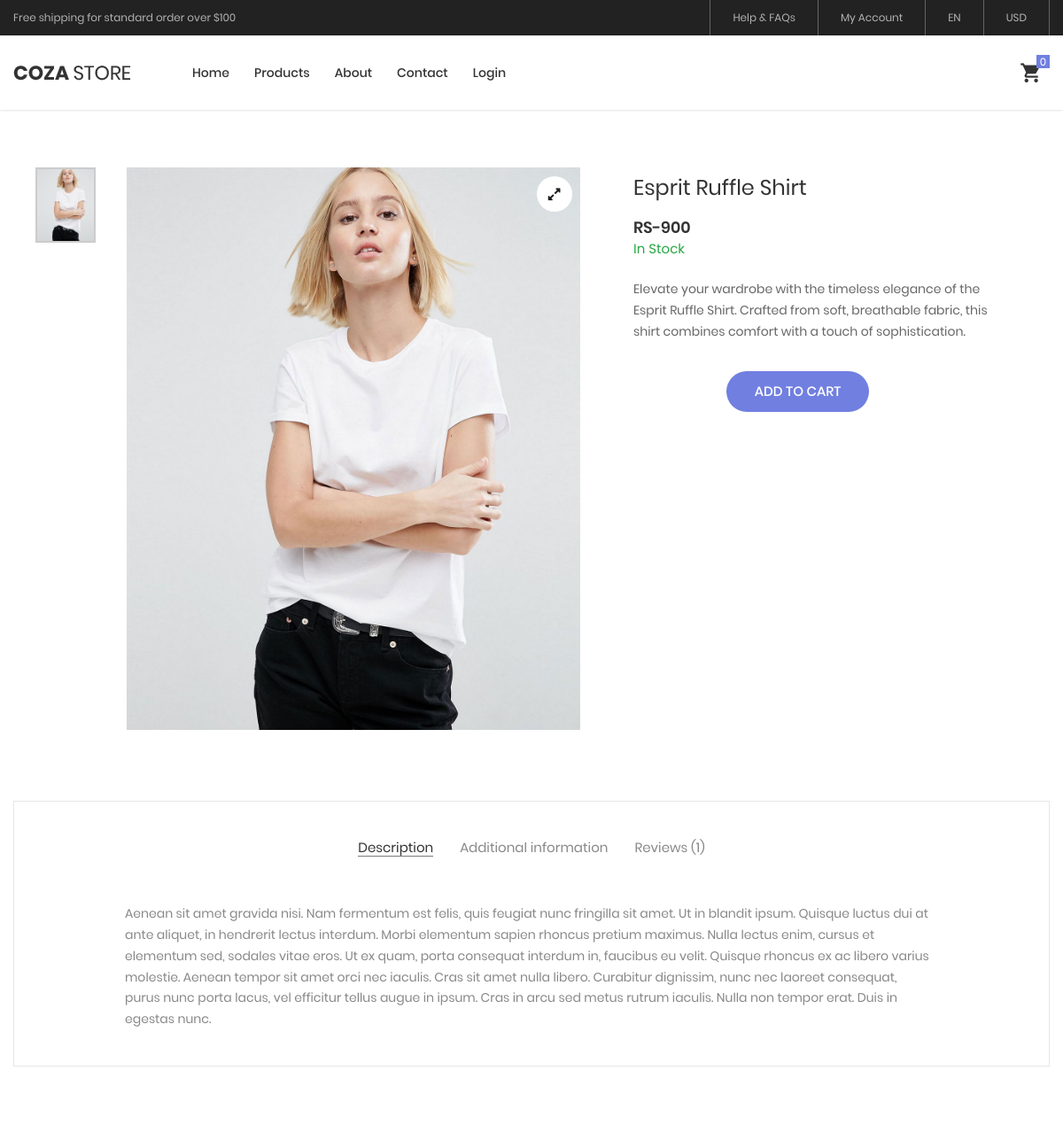
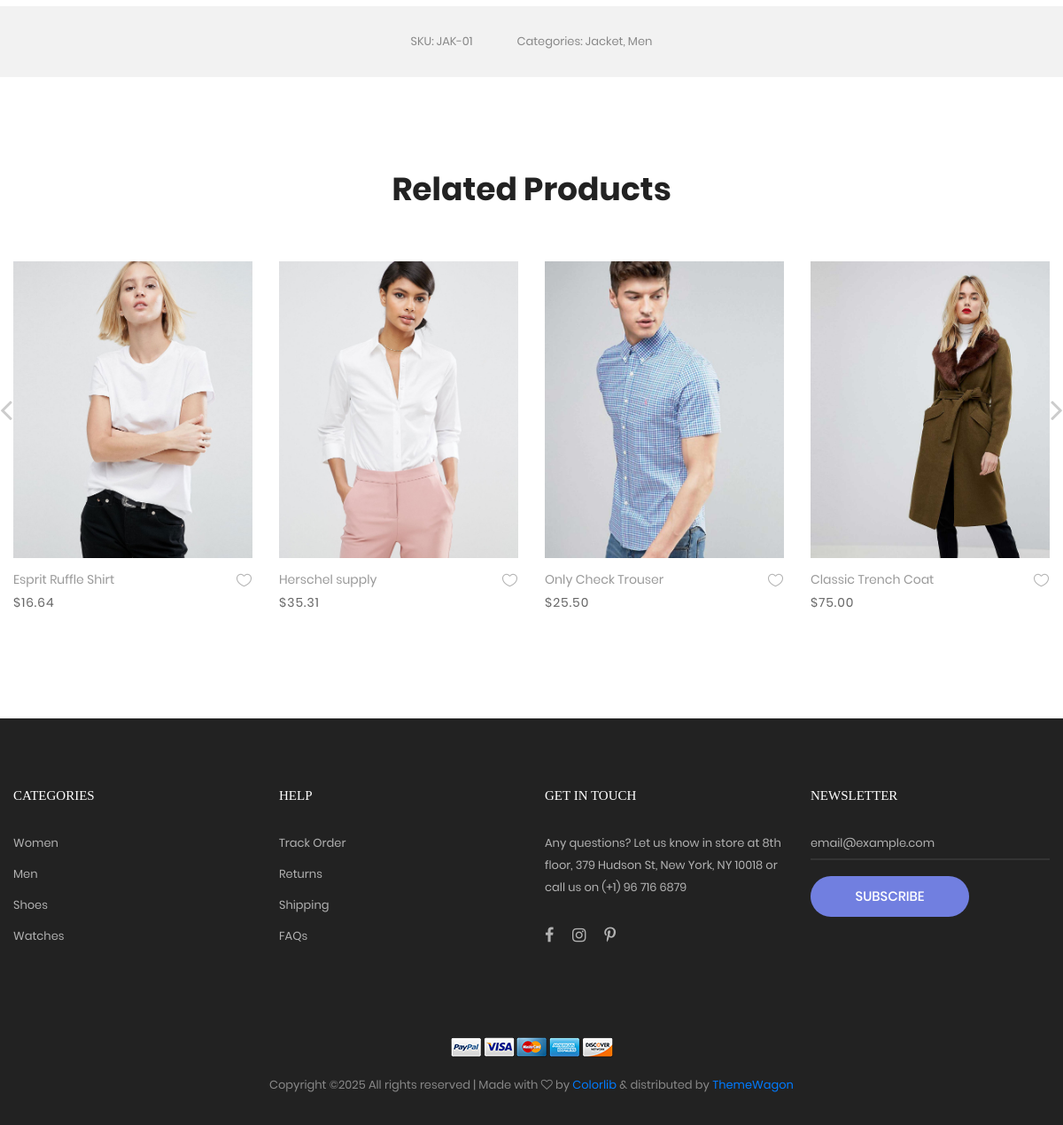
The page /product-detail.php?id=2 on the database its author committed (2 pictures, top to bottom).
### tables this page shows
CREATE TABLE `products` (
  `product_id` int(11) NOT NULL,
  `product_name` varchar(256) NOT NULL,
  `product_description` varchar(256) NOT NULL,
  `product_price` varchar(256) NOT NULL,
  `product_category_id` int(11) NOT NULL,
  `product_stock_quantity` int(11) NOT NULL,
  `product_image` varchar(256) NOT NULL
);

### product-detail.php (the view, shortened to what this page needs)
<?php
include("./base/header.php");
?>
<?php
if (isset($_GET['id'])) {
	$product_id = $_GET['id'];
	$select_query = "SELECT * FROM products WHERE product_id = $product_id";
	$execute = mysqli_query($connection, $select_query);
	while ($fetch_product_detail = mysqli_fetch_array($execute)) {
?>
		<section class="sec-product-detail bg0 p-t-65 p-b-60">
			<div class="container">
				<div class="row">
					<div class="col-md-6 col-lg-7 p-b-30">
						<div class="p-l-25 p-r-30 p-lr-0-lg">
							<div class="wrap-slick3 flex-sb flex-w">
								<div class="wrap-slick3-dots"></div>
								<div class="slick3 gallery-lb">
									<div class="item-slick3" data-thumb="./admin/uploads/<?php echo $fetch_product_detail['product_image'] ?>">
										<div class="wrap-pic-w pos-relative">
											<img src="./admin/uploads/<?php echo $fetch_product_detail['product_image'] ?>" alt="IMG-PRODUCT">
											<a class="flex-c-m size-108 how-pos1 bor0 fs-16 cl10 bg0 hov-btn3 trans-04" href="images/product-detail-03.jpg">
												<i class="fa fa-expand"></i>
											</a>
										</div>
									</div>
								</div>
							</div>
						</div>
					</div>
					<div class="col-md-6 col-lg-5 p-b-30">
						<form action="shoping-cart.php" method="POST">
							<div class="p-r-50 p-t-5 p-lr-0-lg">
								<h4 class="mtext-105 cl2 js-name-detail p-b-14">
									<?php echo $fetch_product_detail['product_name'] ?>
								</h4>
								<span class="mtext-106 cl2">
									RS-<?php echo $fetch_product_detail['product_price'] ?>
								</span>
								<br>
								<?php
								if ($fetch_product_detail['product_stock_quantity'] > 0) {
								?>
									<span class="text-success">In Stock</span>
								<?php
								} else {
								?>
									<span class="text-danger">Out Of Stock</span>
								<?php
								}
								?>
								<p class="stext-102 cl3 p-t-23">
									<?php echo $fetch_product_detail['product_description'] ?>
								</p>
								<div class="p-t-33">
									<div class="flex-w flex-r-m p-b-10">
										<div class="size-204 flex-w flex-m respon6-next">
											<button name="addToCart" class="flex-c-m stext-101 cl0 size-101 bg1 bor1 hov-btn1 p-lr-15 trans-04 js-addcart-detail">
												Add to cart
											</button>
										</div>
									</div>
								</div>
							</div>
						</form>
					</div>
				</div>
				<div class="bor10 m-t-50 p-t-43 p-b-40">
					<div class="tab01">
						<ul class="nav nav-tabs" role="tablist">
							<li class="nav-item p-b-10">
								<a class="nav-link active" data-toggle="tab" href="#description" role="tab">Description</a>
							</li>
							<li class="nav-item p-b-10">
								<a class="nav-link" data-toggle="tab" href="#information" role="tab">Additional information</a>
							</li>
							<li class="nav-item p-b-10">
								<a class="nav-link" data-toggle="tab" href="#reviews" role="tab">Reviews (1)</a>
							</li>
						</ul>
						<div class="tab-content p-t-43">
							<div class="tab-pane fade show active" id="description" role="tabpanel">
								<div class="how-pos2 p-lr-15-md">
									<p class="stext-102 cl6">
										Aenean sit amet gravida nisi. Nam fermentum est felis, quis feugiat nunc fringilla sit amet. Ut in blandit ipsum. Quisque luctus dui at ante aliquet, in hendrerit lectus interdum. Morbi elementum sapien rhoncus pretium maximus. Nulla lectus enim, cursus et elementum sed, sodales vitae eros. Ut ex quam, porta consequat interdum in, faucibus eu velit. Quisque rhoncus ex ac libero varius molestie. Aenean tempor sit amet orci nec iaculis. Cras sit amet nulla libero. Curabitur dignissim, nunc nec laoreet consequat, purus nunc porta lacus, vel efficitur tellus augue in ipsum. Cras in arcu sed metus rutrum iaculis. Nulla non tempor erat. Duis in egestas nunc.
									</p>
								</div>
							</div>
						</div>
					</div>
				</div>
			</div>
			<div class="bg6 flex-c-m flex-w size-302 m-t-73 p-tb-15">
				<span class="stext-107 cl6 p-lr-25">
					SKU: JAK-01
				</span>
				<span class="stext-107 cl6 p-lr-25">
					Categories: Jacket, Men
				</span>
			</div>
		</section>
<?php
	}
}
?>
<section class="sec-relate-product bg0 p-t-45 p-b-105">
	<div class="container">
		<div class="p-b-45">
			<h3 class="ltext-106 cl5 txt-center">
				Related Products
			</h3>
		</div>
		<div class="wrap-slick2">
			<div class="slick2">
				<div class="item-slick2 p-l-15 p-r-15 p-t-15 p-b-15">
					<div class="block2">
						<div class="block2-pic hov-img0">
							<img src="images/product-01.jpg" alt="IMG-PRODUCT">
						</div>
						<div class="block2-txt flex-w flex-t p-t-14">
							<div class="block2-txt-child1 flex-col-l ">
								<a href="product-detail.html" class="stext-104 cl4 hov-cl1 trans-04 js-name-b2 p-b-6">
									Esprit Ruffle Shirt
								</a>
								<span class="stext-105 cl3">
									$16.64
								</span>
							</div>
							<div class="block2-txt-child2 flex-r p-t-3">
								<a href="#" class="btn-addwish-b2 dis-block pos-relative js-addwish-b2">
									<img class="icon-heart1 dis-block trans-04" src="images/icons/icon-heart-01.png" alt="ICON">
								</a>
							</div>
						</div>
					</div>
				</div>
				<div class="item-slick2 p-l-15 p-r-15 p-t-15 p-b-15">
					<div class="block2">
						<div class="block2-pic hov-img0">
							<img src="images/product-02.jpg" alt="IMG-PRODUCT">
						</div>
						<div class="block2-txt flex-w flex-t p-t-14">
							<div class="block2-txt-child1 flex-col-l ">
								<a href="product-detail.html" class="stext-104 cl4 hov-cl1 trans-04 js-name-b2 p-b-6">
									Herschel supply
								</a>
								<span class="stext-105 cl3">
									$35.31
								</span>
							</div>
							<div class="block2-txt-child2 flex-r p-t-3">
								<a href="#" class="btn-addwish-b2 dis-block pos-relative js-addwish-b2">
									<img class="icon-heart1 dis-block trans-04" src="images/icons/icon-heart-01.png" alt="ICON">
								</a>
							</div>
						</div>
					</div>
				</div>
				<div class="item-slick2 p-l-15 p-r-15 p-t-15 p-b-15">
					<div class="block2">
						<div class="block2-pic hov-img0">
							<img src="images/product-03.jpg" alt="IMG-PRODUCT">
						</div>
						<div class="block2-txt flex-w flex-t p-t-14">
							<div class="block2-txt-child1 flex-col-l ">
								<a href="product-detail.html" class="stext-104 cl4 hov-cl1 trans-04 js-name-b2 p-b-6">
									Only Check Trouser
								</a>
								<span class="stext-105 cl3">
									$25.50
								</span>
							</div>
							<div class="block2-txt-child2 flex-r p-t-3">
								<a href="#" class="btn-addwish-b2 dis-block pos-relative js-addwish-b2">
									<img class="icon-heart1 dis-block trans-04" src="images/icons/icon-heart-01.png" alt="ICON">
								</a>
							</div>
						</div>
					</div>
				</div>
				<div class="item-slick2 p-l-15 p-r-15 p-t-15 p-b-15">
					<div class="block2">
						<div class="block2-pic hov-img0">
							<img src="images/product-04.jpg" alt="IMG-PRODUCT">
						</div>
						<div class="block2-txt flex-w flex-t p-t-14">
							<div class="block2-txt-child1 flex-col-l ">
								<a href="product-detail.html" class="stext-104 cl4 hov-cl1 trans-04 js-name-b2 p-b-6">
									Classic Trench Coat
								</a>
								<span class="stext-105 cl3">
									$75.00
								</span>
							</div>
							<div class="block2-txt-child2 flex-r p-t-3">
								<a href="#" class="btn-addwish-b2 dis-block pos-relative js-addwish-b2">
									<img class="icon-heart1 dis-block trans-04" src="images/icons/icon-heart-01.png" alt="ICON">
								</a>
							</div>
						</div>
					</div>
				</div>
			</div>
		</div>
	</div>
</section>
<?php
include("./base/footer.php");
?>

### css/main.css (style rules this page uses)
.container { max-width: 1380px; }
@media (max-width: 1600px) { .container { max-width: 1200px; } }
.slick-slide { outline: none !important; }
.wrap-slick2 { position: relative; margin-right: -15px; margin-left: -15px; }
.wrap-slick3 { position: relative; }
.wrap-slick3-dots { width: 11.111111%; }
.slick3 { width: 83.333333%; }
.tab01 .nav-tabs { display: -webkit-box; display: -webkit-flex; display: -moz-box; display: -ms-flexbox; display: flex; flex-wrap: wrap; justify-content: center; align-items: center; border: none; }
.tab01 .nav-tabs .nav-item { margin: 0px 15px; }
.tab01 .nav-link { font-family: Poppins-Regular; font-size: 15px; color: #888; line-height: 1.2; padding: 0; border-radius: 0px; border: none; border-bottom: 1px solid transparent; -webkit-transition: all 0.4s; -o-transition: all 0.4s; -moz-transition: all 0.4s; transition: all 0.4s; }
.tab01 .nav-link.active { color: #333; border-color: #797979; }
.block2-pic { position: relative; }
.block2-txt-child1 { width: calc(100% - 30px); }
.block2-txt-child2 { width: 30px; }
.cl0 { color: #fff; }
.cl2 { color: #333; }
.cl3 { color: #666; }
.cl4 { color: #999; }
.cl5 { color: #222; }
.cl6 { color: #888; }
.cl10 { color: #1d1d1d; }
.stext-101 { font-family: Poppins-Medium; font-size: 15px; line-height: 1.466667; text-transform: uppercase; }
.stext-102 { font-family: Poppins-Regular; font-size: 14px; line-height: 1.7; }
.stext-104 { font-family: Poppins-Regular; font-size: 14px; line-height: 1.466667; }
.stext-105 { font-family: Poppins-Regular; font-size: 14px; line-height: 1.466667; letter-spacing: 1px; }
.stext-107 { font-family: Poppins-Regular; font-size: 13px; line-height: 1.923; }
.mtext-105 { font-family: Poppins-Regular; font-size: 24px; line-height: 1.5; }
.mtext-106 { font-family: Poppins-SemiBold; font-size: 18px; line-height: 1.388888; }
.ltext-106 { font-family: Poppins-Bold; font-size: 36px; line-height: 1.2; }
.size-101 { min-width: 161px; height: 46px; }
.size-108 { width: 40px; height: 40px; }
.size-204 { width: calc(100% - 105px); }
.size-302 { min-height: 80px; }
.bg0 { background-color: #fff; }
.bg1 { background-color: #717fe0; }
.bg6 { background-color: #f2f2f2; }
.bor0 { border-radius: 50%; }
.bor1 { border-radius: 23px; }
.bor10 { border: 1px solid #e6e6e6; }
.how-pos1 { position: absolute; top: 10px; right: 10px; }
.how-pos2 { padding-left: 10.7%; padding-right: 11%; }
.hov-img0 { display: block; overflow: hidden; }
.hov-img0 img { width: 100%; -webkit-transition: transform 0.9s ease; -o-transition: transform 0.9s ease; -moz-transition: transform 0.9s ease; transition: transform 0.9s ease; }

### base/header.php (style rules this page uses)
* { font-family: "Poppins", sans-serif; }

### rows shown on the page
products: product_image (picture), product_name "Esprit Ruffle Shirt", product_price "900", product_stock_quantity "In Stock", product_description "Elevate your wardrobe with the timeless elegance of the Esprit Ruffle Shirt. Crafted from soft, breathable fabric, this shirt combines comfort with a touch of sophistication."
